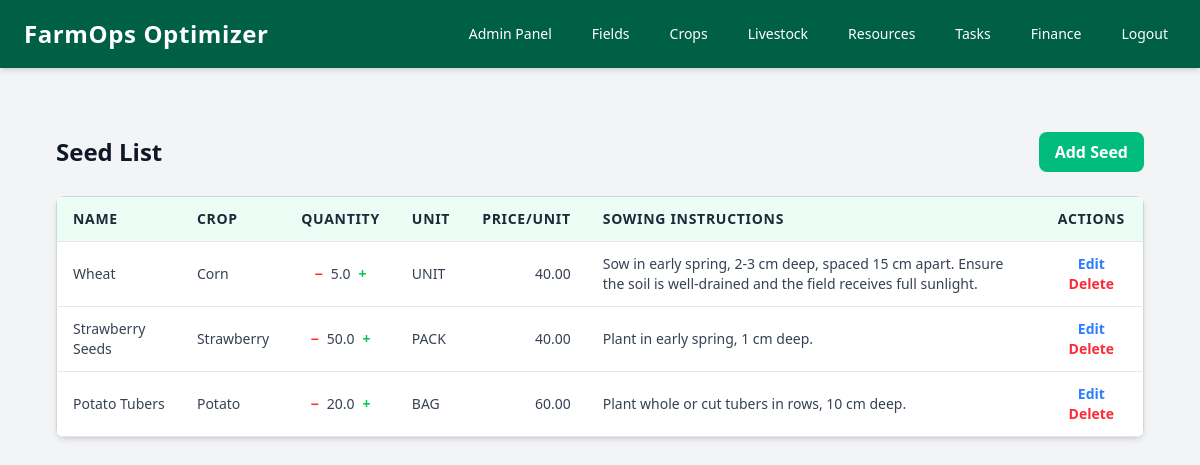
Screenshot of /resources/seeds-list/ (signed in) with the database file from the repository.
### resources/models.py (models this page shows, shortened)
class Seed(models.Model):
    user = models.ForeignKey(User, on_delete=models.CASCADE, null=True)
    unit_of_measure = models.CharField(
        max_length=20,
        choices=[
            ('KG', 'Kilogram'),
            ('G', 'Gram'),
            ('L', 'Litre'),
            ('ML', 'Millilitre'),
            ('UNIT', 'Unit/Piece'),
            ('TON', 'Tonne'),
            ('BAG', 'Bag'),
            ('BOX', 'Box'),
            ('PACK', 'Pack'),
            ('SACK', 'Sack'),
            ('TRAY', 'Tray'),
            ('BOTTLE', 'Bottle'),
            ('BARREL', 'Barrel'),
            ('HECTOLITRE', 'Hectolitre'),
            ('M3', 'Cubic meter'),
            ('OTHER', 'Other'),
        ],
        default='UNIT'
    )
    name = models.CharField(max_length=100, null=True, blank=True)
    quantity = models.FloatField(null=True, blank=True)
    price_per_unit = models.DecimalField(max_digits=10, decimal_places=2, null=True, blank=True)
    crop = models.OneToOneField(Crop, on_delete=models.CASCADE, null=True, blank=True)
    sowing_instructions = models.TextField(blank=True, null=True)

### crops/models.py (models this page shows, shortened)
class Crop(models.Model):
    CROP_TYPES = [
        ('CEREAL', 'Cereal'),
        ('LEGUME', 'Legume'),
        ('VEGETABLE', 'Vegetable'),
        ('FRUIT', 'Fruit'),
        ('TUBER', 'Tuber'),
        ('ROOT', 'Root'),
        ('LEAFY', 'Leafy'),
        ('NUT', 'Nut'),
        ('HERB', 'Herb'),
        ('FLOWER', 'Flower'),
    ]
    SOWING_TIMES = [
        ('JANUARY', 'January'),
        ('FEBRUARY', 'February'),
        ('MARCH', 'March'),
        ('APRIL', 'April'),
        ('MAY', 'May'),
        ('JUNE', 'June'),
        ('JULY', 'July'),
        ('AUGUST', 'August'),
        ('SEPTEMBER', 'September'),
        ('OCTOBER', 'October'),
        ('NOVEMBER', 'November'),
        ('DECEMBER', 'December'),
        ('SPRING', 'Spring'),
        ('SUMMER', 'Summer'),
        ('AUTUMN', 'Autumn'),
        ('WINTER', 'Winter'),
    ]
    VARIETY_TYPES = [
        ('HYBRID', 'Hybrid'),
        ('OPEN_POLLINATED', 'Open Pollinated'),
        ('EARLY', 'Early Maturing'),
        ('LATE', 'Late Maturing'),
        ('DROUGHT_TOLERANT', 'Drought Tolerant'),
        ('DISEASE_RESISTANT', 'Disease Resistant'),
        ('HIGH_YIELD', 'High Yield'),
        ('SILAGE', 'Silage'),
        ('GRAIN', 'Grain'),
        ('FODDER', 'Fodder'),
        ('ORGANIC', 'Organic'),
        ('CONVENTIONAL', 'Conventional'),
    ]
    user = models.ForeignKey(User, on_delete=models.CASCADE, null=True)
    name = models.CharField(max_length=100)
    type = models.CharField(max_length=100, choices=CROP_TYPES)
    sowing_time = models.CharField(max_length=20, choices=SOWING_TIMES)
    harvesting_time_start = models.DateTimeField(null=True, blank=True)
    harvesting_time_end = models.DateTimeField(null=True, blank=True)
    optimal_conditions = models.TextField()
    botanical_name = models.CharField(max_length=200, blank=True, null=True)
    row_spacing = models.FloatField(null=True, blank=True)
    planting_depth = models.FloatField(null=True, blank=True)
    average_height = models.FloatField(null=True, blank=True)
    plant_spacing = models.FloatField(null=True, blank=True)
    days_to_emerge = models.IntegerField(null=True, blank=True)
    days_to_flower = models.IntegerField(null=True, blank=True)
    days_to_maturity = models.IntegerField(null=True, blank=True)
    estimated_revenue_per_harvest_unit = models.DecimalField(max_digits=10, decimal_places=2, null=True, blank=True)
    estimated_yield_per_ha = models.DecimalField(max_digits=10, decimal_places=2, null=True, blank=True)
    manufacturer = models.CharField(max_length=100, null=True, blank=True)
    variety_type = models.CharField(max_length=100, choices=VARIETY_TYPES, null=True, blank=True)

### resources/views.py (the view)
# urls.py: path('seeds-list/', views.seed_list, name='seed_list'),
def seed_list(request):
    seeds = Seed.objects.filter(user=request.user)
    return render(request, 'resources/seed_list.html', {'seeds': seeds})

### resources/templates/resources/seed_list.html (shortened to what this page needs)
{% extends "base.html" %}
{% block content %}
<div class="max-w-6xl mx-auto px-4 sm:px-6 lg:px-8 py-8">
    <div class="flex justify-between items-center mb-6">
        <h1 class="text-2xl font-semibold text-gray-900">Seed List</h1>
        <div>
            <a href="{% url 'resources:seed_add' %}" class="inline-block bg-emerald-500 text-white py-2 px-4 rounded-lg hover:bg-emerald-600 font-bold">
                Add Seed
            </a>
        </div>
    </div>
    <div class="overflow-x-auto bg-white shadow-md rounded-lg">
        <table class="min-w-full bg-white border border-gray-300 rounded-lg">
            <thead class="bg-emerald-50 text-gray-800 text-sm uppercase tracking-wider">
                <tr>
                    <th class="py-3 px-4 border-b border-gray-200 text-left">Name</th>
                    <th class="py-3 px-4 border-b border-gray-200 text-left">Crop</th>
                    <th class="py-3 px-4 border-b border-gray-200 text-center">Quantity</th>
                    <th class="py-3 px-4 border-b border-gray-200 text-left">Unit</th>
                    <th class="py-3 px-4 border-b border-gray-200 text-right">Price/Unit</th>
                    <th class="py-3 px-4 border-b border-gray-200 text-left">Sowing Instructions</th>
                    <th class="py-3 px-4 border-b border-gray-200 text-center">Actions</th>
                </tr>
            </thead>
            <tbody class="text-sm text-gray-700">
                {% for seed in seeds %}
                <tr class="hover:bg-gray-50 transition-all duration-200">
                    <td class="py-3 px-4 border-b border-gray-200">{{ seed.name }}</td>
                    <td class="py-3 px-4 border-b border-gray-200">{{ seed.crop.name }}</td>
                    <td class="py-3 px-4 border-b border-gray-200 text-center">
                        <div class="flex items-center justify-center space-x-2">
                            <div class="flex space-x-2">
                                <a href="{% url 'resources:decrease_seed_quantity' seed.id %}" class="text-red-500 hover:text-red-700 font-bold">−</a>
                                <span>{{ seed.quantity|default:"0" }}</span>
                                <a href="{% url 'resources:increase_seed_quantity' seed.id %}" class="text-green-500 hover:text-green-700 font-bold">+</a>
                            </div>
                        </div>
                    </td>
                    <td class="py-3 px-4 border-b border-gray-200">{{ seed.unit_of_measure }}</td>
                    <td class="py-3 px-4 border-b border-gray-200 text-right">{{ seed.price_per_unit }}</td>
                    <td class="py-3 px-4 border-b border-gray-200">{{ seed.sowing_instructions }}</td>
                    <td class="py-3 px-4 border-b border-gray-200 text-center">
                        <a href="{% url 'resources:edit_seed' seed.id %}" class="text-blue-500 hover:text-blue-700 font-bold">Edit</a>
                        <form method="post" action="{% url 'resources:delete_seed' seed.id %}" class="inline">
                            <button type="submit" class="text-red-500 hover:text-red-700 font-bold" onclick="return confirm('Are you sure you want to delete this seed?');">
                                Delete
                            </button>
                        </form>
                    </td>
                </tr>
                {% empty %}
                <tr>
                    <td colspan="7" class="py-4 px-4 text-center text-gray-500">No seeds found.</td>
                </tr>
                {% endfor %}
            </tbody>
        </table>
    </div>
</div>
{% endblock %}

### rows the page displays
Seed: name "Wheat", crop.name "Corn", quantity "5.0", unit_of_measure "UNIT", price_per_unit "40.00", sowing_instructions "Sow in early spring, 2-3 cm deep, spaced 15 cm apart. Ensure the soil is well-drained and the field receives full sunlight."
Seed: name "Strawberry Seeds", crop.name "Strawberry", quantity "50.0", unit_of_measure "PACK", price_per_unit "40.00", sowing_instructions "Plant in early spring, 1 cm deep."
Seed: name "Potato Tubers", crop.name "Potato", quantity "20.0", unit_of_measure "BAG", price_per_unit "60.00", sowing_instructions "Plant whole or cut tubers in rows, 10 cm deep."
